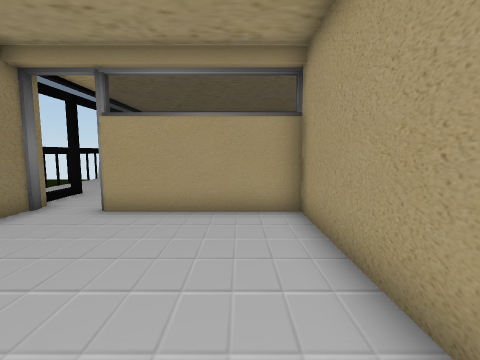
View 1 (above)

24 first-person views from a walk through a Unity game level. The camera is 1.5 m above the floor, tilts 6° down and sees 85° across. The floor is counted in squares, 1 m on a side. Each view is taken from the middle of a square. On the plan, view 1 faces up. The plan holds only what a view shows up to about 14 squares ahead; the rest is blank. The place goes on beyond the plan. The player is left out. Door leaves are left out, so doorways stand open. Some surface patterns are stand-ins.

View 2
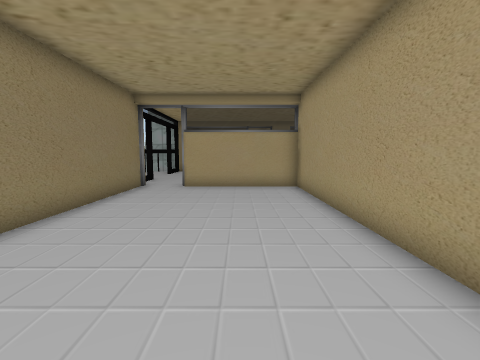

View 3
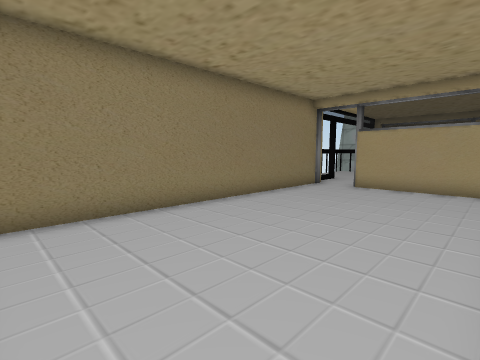

View 4
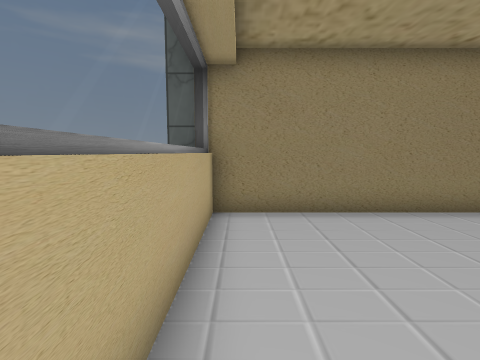

View 5
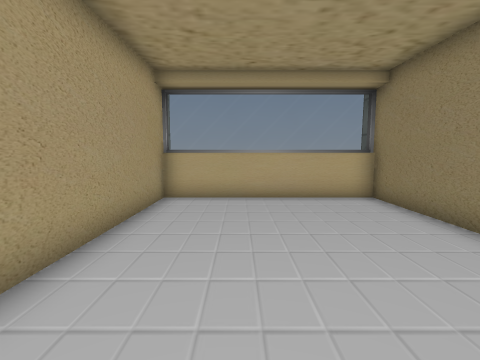

View 6
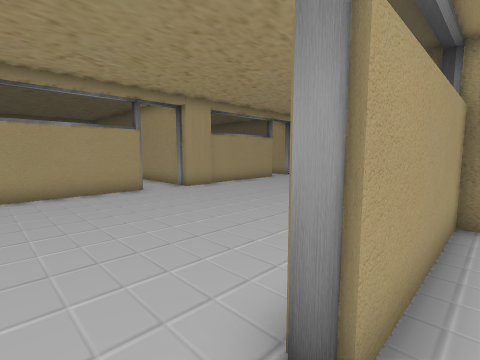

View 7
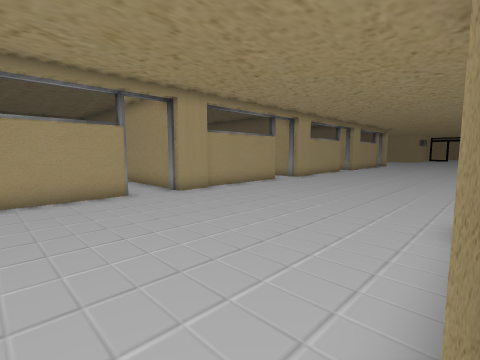

View 8
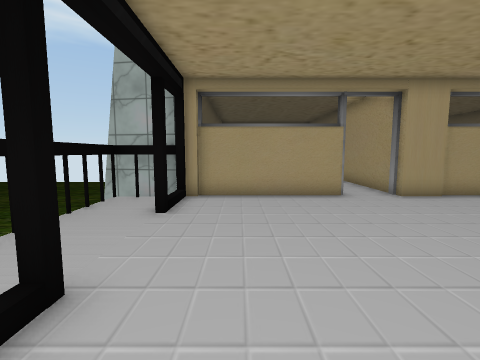

View 9
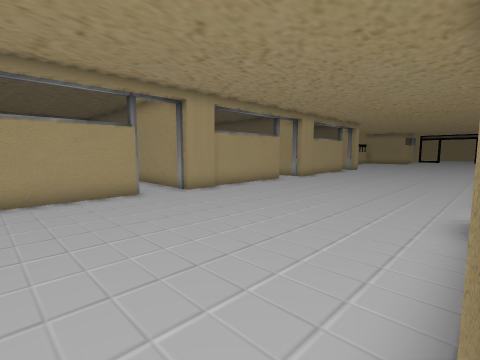

View 10
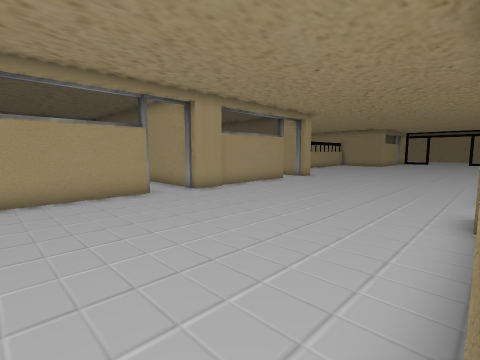

View 11
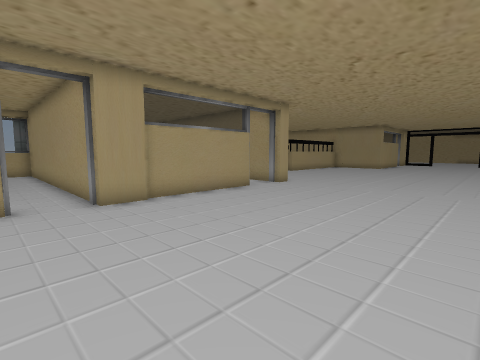

View 12
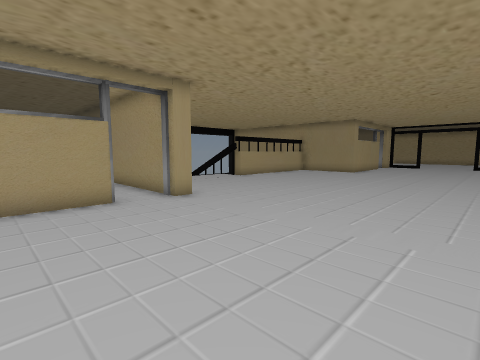

View 13
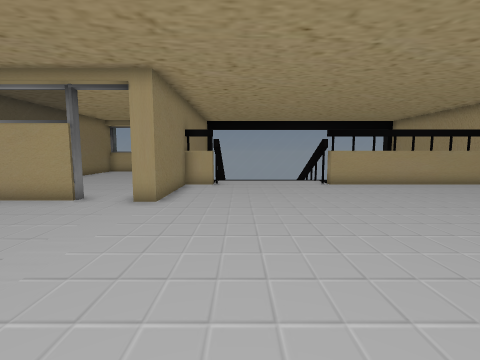

View 14
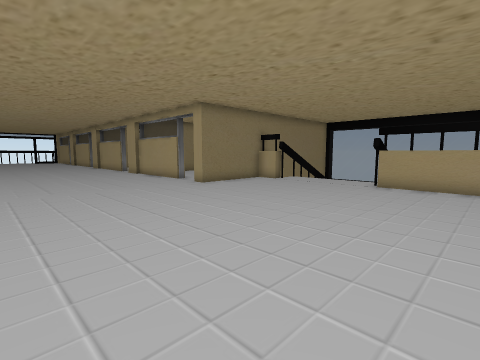

View 15
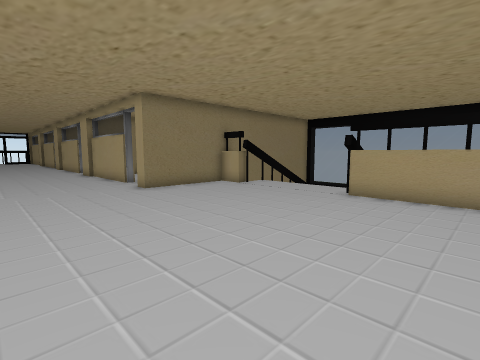

View 16
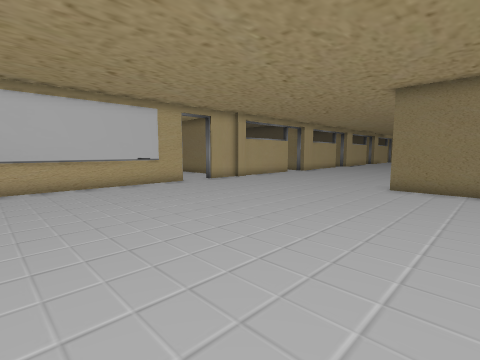

View 17
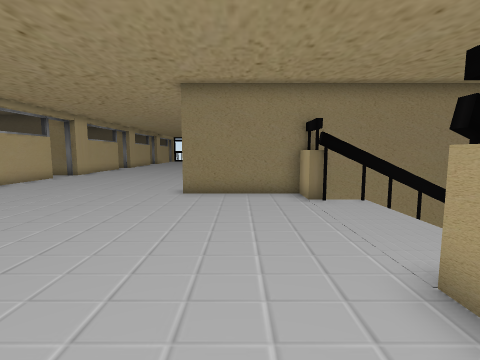

View 18
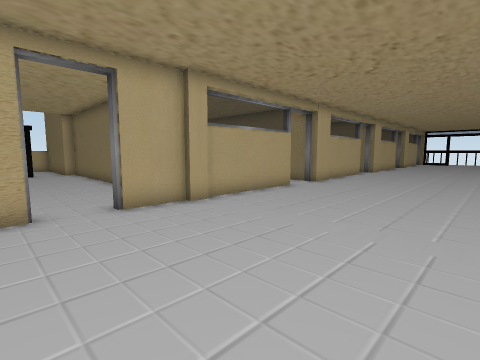

View 19
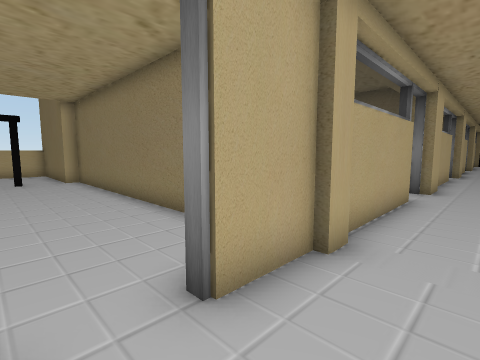

View 20
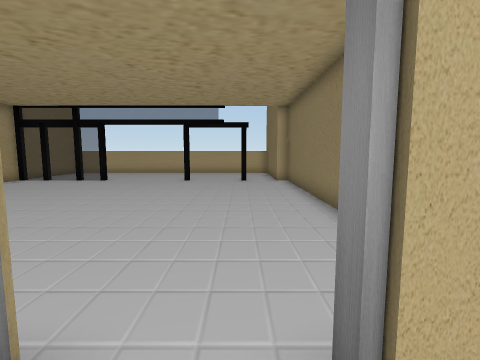

View 21
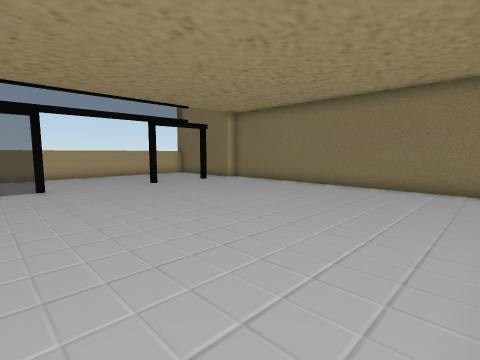

View 22
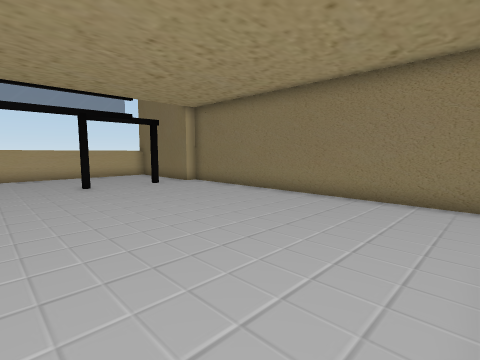

View 23
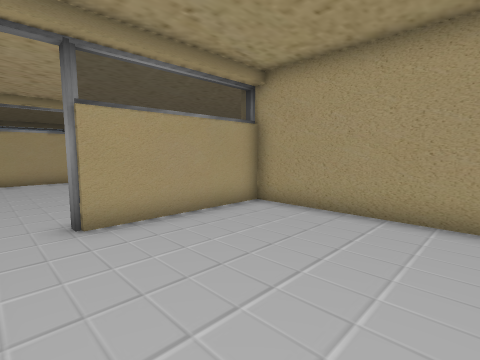

View 24
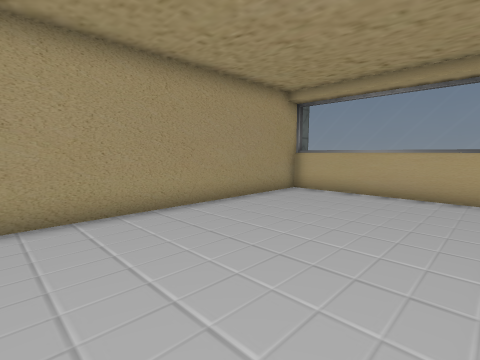

### Floor plan
Key: @ floor where view 1 was taken; # wall or solid block; . floor; D open door; = window, fence, low wall or low ledge; v drop or lower ground; O other object.
Columns run from 8 left of view 1 to 39 right of it. Each row starts with its distance up from view 1.
 22                          .#   ...  # v....v
 21           #       #      .#   ...  # O....O
 20          .#       #      .#    ....#O......OOOOO
 19          .#       #      .#     ...#............
 18          .#      .#      .#     ...#............
 17 ##      ..#      .#      .#     #..#............
 16 # D#####..#######.#######.#######..#............
 15 #.D.............................................
 14 #.D.............................................
 13 #...............................................
 12  ...............................................
 11  ...............................................
 10  ...............................................
  9   D.............................................
  8   D.............................................
  7   #..###### .#      ..#######.########..#######
  6   #.......#         ......###      #.......... .
  5   #.......#         ......#        #...........
  4   #.......#         ......#        #............
  3   #.......#         ......#        #............
  2   #.......#         ......#        #............
  1   #.......#         ......#        #............
  0   #.....@.#         ......#        #.DDDD.......
 -1   #.......#         ......#        #DDDDD.......
 -2   #.......#         ......#        #............
 -3   #.......#         ......#        #............
 -4   #.......#         ......#        #............
 -5   #.......#         ......#        #............
 -6   #########         #######        #DDDDD#...#==

Positions as (right, up) in squares from view 1, and headings:
1: (0, 0), facing up
2: (-1, -5), facing up
3: (1, -5), facing up-left
4: (1, -5), facing left
5: (-1, 3), facing down
6: (-5, 6), facing up-right
7: (-4, 7), facing up-right
8: (-4, 7), facing up
9: (4, 7), facing up-right
10: (12, 7), facing up-right
11: (16, 8), facing up-right
12: (22, 8), facing up-right
13: (30, 8), facing up
14: (38, 8), facing up-left
15: (38, 11), facing up-left
16: (39, 19), facing down-left
17: (37, 18), facing left
18: (32, 14), facing down-left
19: (31, 9), facing down-left
20: (30, 8), facing down
21: (39, 6), facing down-left
22: (36, 6), facing down-left
23: (12, 1), facing up-right
24: (12, 4), facing down-right
